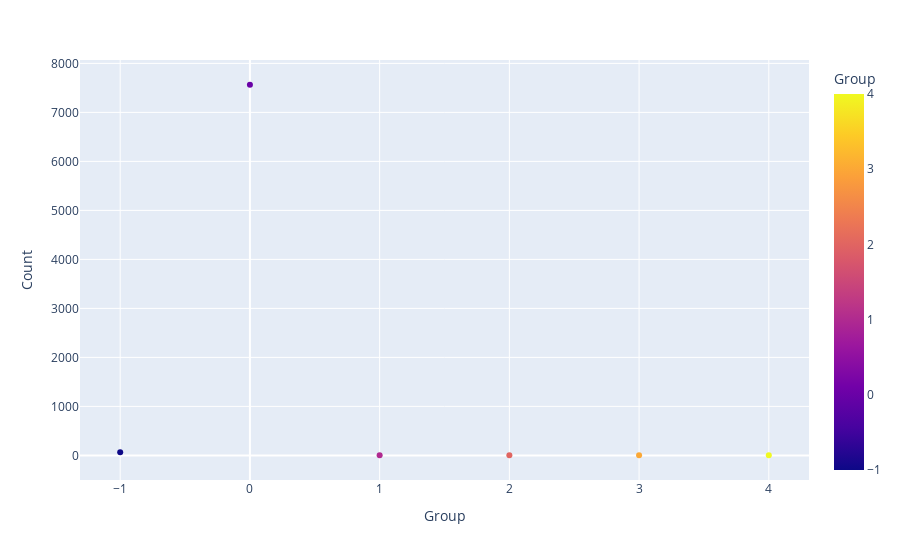

The code cell stored with this chart in its notebook:
### Code cell
import pandas as pd
import plotly.express as px

# Supongamos que 'labels' es tu serie de etiquetas después de aplicar DBSCAN

def graph_buble(df):
    # Crear un DataFrame con las etiquetas y contar la cantidad en cada grupo
    group_counts = labels.value_counts().reset_index()
    group_counts.columns = ['Group', 'Count']

    fig = px.scatter(group_counts, x="Group", y="Count",
	         color="Group", size="Count", size_max=60)
    # Mostrar el gráfico
    return fig
graph_prop_by_cluster(df)

### Figure 1 — Plotly figure (JSON) as saved in the notebook; plotly's stock layout.template omitted (floating-point values rounded to 4 significant figures)
{"data": [{"hovertemplate": "Group=%{marker.color}<br>Count=%{y}<extra></extra>", "legendgroup": "", "marker": {"color": [0, -1, 1, 2, 3, 4], "coloraxis": "coloraxis", "symbol": "circle"}, "mode": "markers", "name": "", "orientation": "v", "showlegend": false, "type": "scatter", "x": [0, -1, 1, 2, 3, 4], "xaxis": "x", "y": [7564, 64, 4, 3, 3, 3], "yaxis": "y"}], "layout": {"autosize": true, "coloraxis": {"colorbar": {"title": {"text": "Group"}}, "colorscale": [[0, "#0d0887"], [0.1111, "#46039f"], [0.2222, "#7201a8"], [0.3333, "#9c179e"], [0.4444, "#bd3786"], [0.5556, "#d8576b"], [0.6667, "#ed7953"], [0.7778, "#fb9f3a"], [0.8889, "#fdca26"], [1, "#f0f921"]]}, "legend": {"tracegroupgap": 0}, "margin": {"t": 60}, "xaxis": {"anchor": "y", "autorange": true, "domain": [0, 1], "range": [-1.363, 4.363], "title": {"text": "Group"}, "type": "linear"}, "yaxis": {"anchor": "x", "autorange": true, "domain": [0, 1], "range": [-582.4, 8149.0], "title": {"text": "Count"}, "type": "linear"}}}
